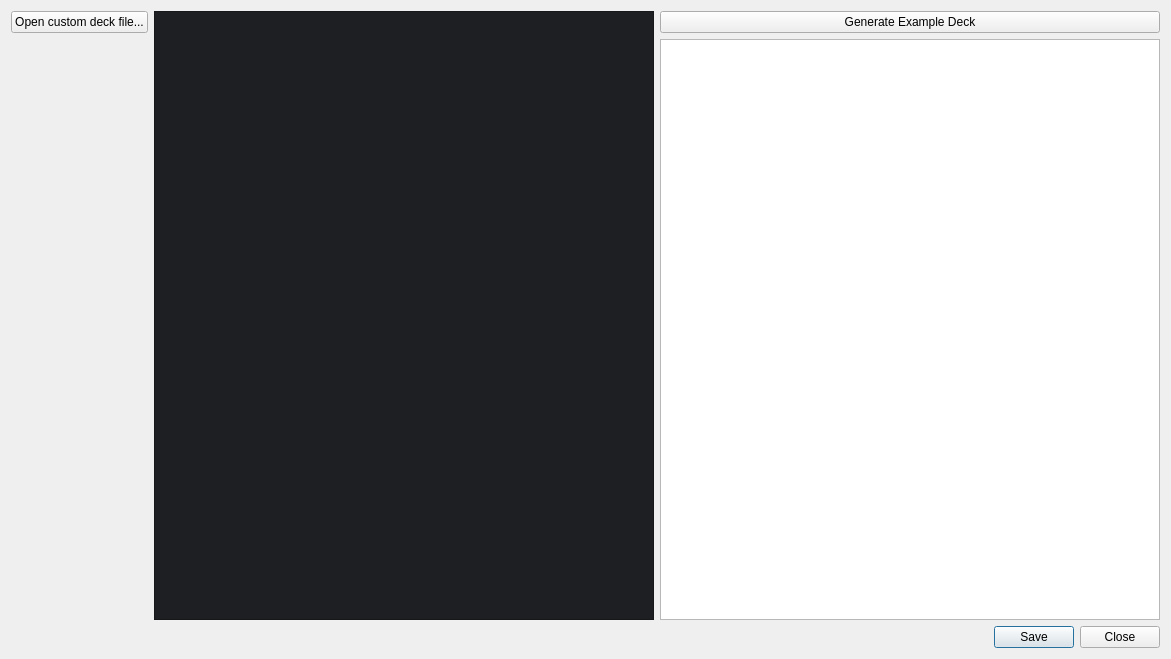
<?xml version="1.0" encoding="UTF-8"?>
<ui version="4.0">
 <class>Dialog</class>
 <widget class="QDialog" name="Dialog">
  <property name="geometry">
   <rect>
    <x>0</x>
    <y>0</y>
    <width>1171</width>
    <height>659</height>
   </rect>
  </property>
  <property name="windowTitle">
   <string>Dialog</string>
  </property>
  <property name="styleSheet">
   <string notr="true">QTextEdit {
	background: rgb(30,31,34)
}</string>
  </property>
  <layout class="QGridLayout" name="gridLayout_2">
   <item row="0" column="0">
    <layout class="QGridLayout" name="gridLayout">
     <property name="topMargin">
      <number>0</number>
     </property>
     <property name="bottomMargin">
      <number>0</number>
     </property>
     <item row="0" column="0">
      <widget class="QPushButton" name="btn_file">
       <property name="text">
        <string>Open custom deck file...</string>
       </property>
      </widget>
     </item>
     <item row="0" column="1" rowspan="2">
      <widget class="QTextEdit" name="txt_result">
       <property name="font">
        <font>
         <family>Consolas</family>
        </font>
       </property>
       <property name="autoFillBackground">
        <bool>false</bool>
       </property>
       <property name="readOnly">
        <bool>true</bool>
       </property>
      </widget>
     </item>
     <item row="1" column="2">
      <widget class="QPlainTextEdit" name="txt_example"/>
     </item>
     <item row="0" column="2">
      <widget class="QPushButton" name="btn_generate">
       <property name="text">
        <string>Generate Example Deck</string>
       </property>
      </widget>
     </item>
    </layout>
   </item>
   <item row="1" column="0">
    <widget class="QDialogButtonBox" name="buttonBox">
     <property name="orientation">
      <enum>Qt::Horizontal</enum>
     </property>
     <property name="standardButtons">
      <set>QDialogButtonBox::Close|QDialogButtonBox::Save</set>
     </property>
    </widget>
   </item>
  </layout>
 </widget>
 <resources/>
 <connections>
  <connection>
   <sender>buttonBox</sender>
   <signal>accepted()</signal>
   <receiver>Dialog</receiver>
   <slot>accept()</slot>
   <hints>
    <hint type="sourcelabel">
     <x>248</x>
     <y>254</y>
    </hint>
    <hint type="destinationlabel">
     <x>157</x>
     <y>274</y>
    </hint>
   </hints>
  </connection>
  <connection>
   <sender>buttonBox</sender>
   <signal>rejected()</signal>
   <receiver>Dialog</receiver>
   <slot>reject()</slot>
   <hints>
    <hint type="sourcelabel">
     <x>316</x>
     <y>260</y>
    </hint>
    <hint type="destinationlabel">
     <x>286</x>
     <y>274</y>
    </hint>
   </hints>
  </connection>
 </connections>
</ui>
